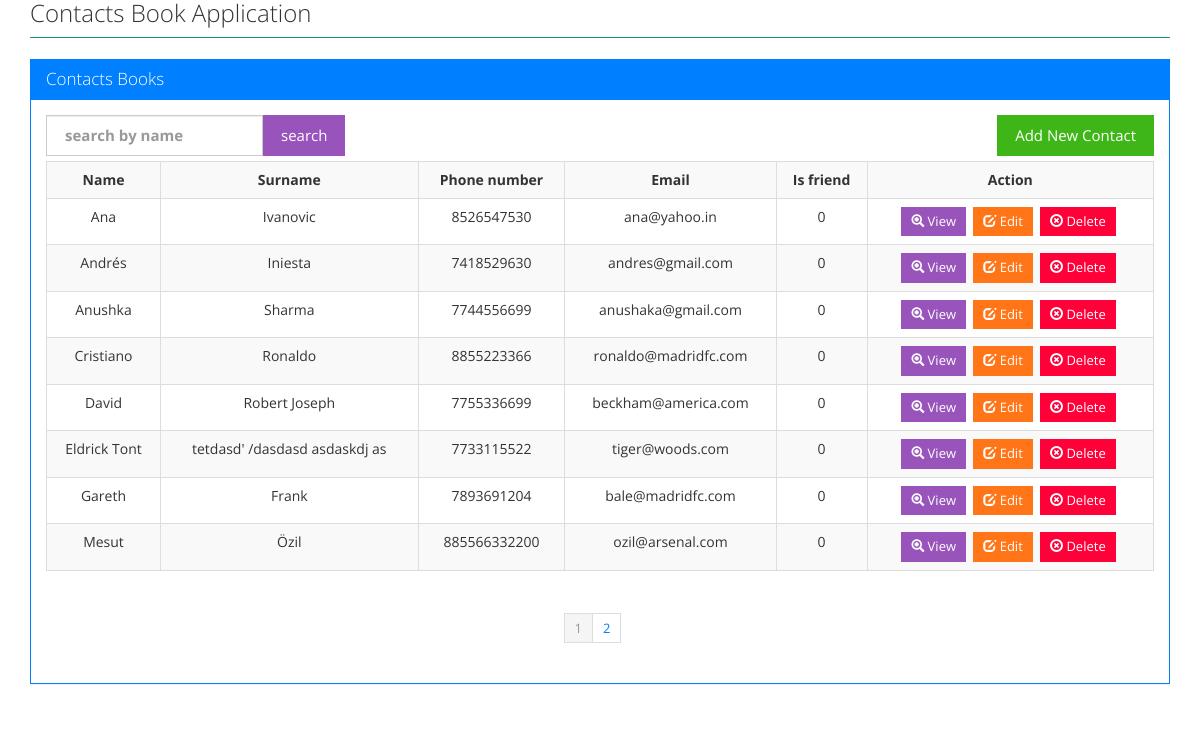
The page / on the database its author committed.
### tables this page shows
CREATE TABLE IF NOT EXISTS `tbl_contacts` (
  `id` int(11) NOT NULL AUTO_INCREMENT,
  `name` varchar(255) NOT NULL,
  `surname` varchar(255) NOT NULL,
  `phone_number` text NOT NULL,
  `email` varchar(255) NOT NULL,
  `address` varchar(255) DEFAULT NULL,
  `zip` varchar(255) NOT NULL,
  `city` varchar(255) NOT NULL,
  `is_friend` tinyint(1) NOT NULL,
  PRIMARY KEY (`id`)
);

### index.php (the view, shortened to what this page needs)
<?php
require_once './config.php';
include './header.php';
if (!(isset($_GET['pagenum']))) {
  $pagenum = 1;
} else {
  $pagenum = $_GET['pagenum'];
}
$page_limit = ($_GET["show"] <> "" && is_numeric($_GET["show"]) ) ? $_GET["show"] : 8;
try {
  $keyword = trim($_GET["keyword"]);
  if ($keyword <> "" ) {
    $sql = "SELECT * FROM tbl_contacts WHERE 1 AND "
            . " (name LIKE :keyword) ORDER BY name ";
    $stmt = $DB->prepare($sql);
    $stmt->bindValue(":keyword", $keyword."%");
  } else {
    $sql = "SELECT * FROM tbl_contacts WHERE 1 ORDER BY name ";
    $stmt = $DB->prepare($sql);
  }
  $stmt->execute();
  $total_count = count($stmt->fetchAll());
  $last = ceil($total_count / $page_limit);
  $lower_limit = ($pagenum - 1) * $page_limit;
  $lower_limit = ($lower_limit < 0) ? 0 : $lower_limit;
  $sql2 = $sql . " limit " . ($lower_limit) . " ,  " . ($page_limit) . " ";
  $stmt = $DB->prepare($sql2);
  $stmt->execute();
  $results = $stmt->fetchAll();
} catch (Exception $ex) {
  echo $ex->getMessage();
}
?>
<div class="row">
  <div class="panel panel-primary">
    <div class="panel-heading">
      <h3 class="panel-title">Contacts Books</h3>
    </div>
    <div class="panel-body">
      <div class="col-lg-12" style="padding-left: 0; padding-right: 0;" >
        <form action="index.php" method="get" >
        <div class="col-lg-6 pull-left"style="padding-left: 0;"  >
          <span class="pull-left">
            <label class="col-lg-12 control-label" for="keyword" style="padding-right: 0;">
              <input type="text" value="<?php echo $_GET["keyword"]; ?>" placeholder="search by name" id="" class="form-control" name="keyword" style="height: 41px;">
            </label>
            </span>
          <button class="btn btn-info">search</button>
        </div>
        </form>
        <div class="pull-right" ><a href="contacts.php"><button class="btn btn-success">Add New Contact</button></a></div>
      </div>
      <div class="clearfix"></div>
<?php if (count($results) > 0) { ?>
        <div class="table-responsive">
          <table class="table table-striped table-hover table-bordered ">
            <tbody><tr>
                <th>Name</th>
                <th>Surname</th>
                <th>Phone number</th>
                <th>Email</th>
                <th>Is friend</th>
                <th>Action</th>
              </tr>
  <?php foreach ($results as $res) { ?>
                <tr>
                  <td><?php echo $res["name"]; ?></td>
                  <td><?php echo $res["surname"]; ?></td>
                  <td><?php echo $res["phone_number"]; ?></td>
                  <td><?php echo $res["email"]; ?></td>
                  <td><?php echo $res["is_friend"]; ?></td>
                  <td>
                    <a href="view_contacts.php?cid=<?php echo $res["id"]; ?>"><button class="btn btn-sm btn-info"><span class="glyphicon glyphicon-zoom-in"></span> View</button></a>&nbsp;
                    <a href="contacts.php?m=update&cid=<?php echo $res["id"]; ?>&pagenum=<?php echo $_GET["pagenum"]; ?>"><button class="btn btn-sm btn-warning"><span class="glyphicon glyphicon-edit"></span> Edit</button></a>&nbsp;
                    <a href="process_form.php?mode=delete&cid=<?php echo $res["id"]; ?>&keyword=<?php echo $_GET["keyword"]; ?>&pagenum=<?php echo $_GET["pagenum"]; ?>" onclick="return confirm('Are you sure?')"><button class="btn btn-sm btn-danger"><span class="glyphicon glyphicon-remove-circle"></span> Delete</button></a>&nbsp;
                  </td>
                </tr>
  <?php } ?>
            </tbody></table>
        </div>
        <div class="col-lg-12 center">
          <ul class="pagination pagination-sm">
  <?php
  for ($i = 1; $i <= $last; $i++) {
    if ($i == $pagenum) {
      ?>
                <li class="active"><a href="javascript:void(0);" ><?php echo $i ?></a></li>
                <?php
              } else {
                ?>
                <li><a href="index.php?pagenum=<?php echo $i; ?>&keyword=<?php echo $_GET["keyword"]; ?>" class="links"  onclick="displayRecords('<?php echo $page_limit; ?>', '<?php echo $i; ?>');" ><?php echo $i ?></a></li>
                <?php
              }
            }
            ?>
          </ul>
        </div>
          <?php } else { ?>
        <div class="well well-lg">No contacts found.</div>
<?php } ?>
    </div>
  </div>
</div>

### header.php (shortened to what this page needs)
<!DOCTYPE html>
<html lang="en">
  <head>
    <link href="bootstrap/css/bootstrap.min.css" rel="stylesheet">
    <link href="style.css" rel="stylesheet">
  </head>
  <body>
    <div class="container mainbody">
      <div class="page-header">
        <h1>Contacts Book Application</h1>
      </div>

### style.css (style rules this page uses)
html, body { height: 100%; }
body { font-size: 14px; line-height: 18px; }
.mainbody { padding-bottom: 50px; min-height: 100%;overflow:hidden; }
.mainbody .row { margin: 0px; }
.page-header { margin-top: 0px; border-bottom: 1px solid #199467; padding-bottom: 0px; }
.page-header h1 { margin-top: 0px; font-size: 24px; }
.panel-body { width: 100%; margin: 0 auto; }
.col-lg-12 { padding-left: 0; }
.table-bordered > thead > tr > th, .table-bordered > tbody > tr > th, .table-bordered > tfoot > tr > th, .table-bordered > thead > tr > td, .table-bordered > tbody > tr > td, .table-bordered > tfoot > tr > td { text-align: center; }
.center { float:none; margin: 0 auto; text-align: center; }

### rows shown on the page
tbl_contacts: name "Ana", surname "Ivanovic", phone_number "8526547530", email "ana@yahoo.in", is_friend "0"
tbl_contacts: name "Andrés", surname "Iniesta", phone_number "7418529630", email "andres@gmail.com", is_friend "0"
tbl_contacts: name "Anushka", surname "Sharma", phone_number "7744556699", email "anushaka@gmail.com", is_friend "0"
tbl_contacts: name "Cristiano", surname "Ronaldo", phone_number "8855223366", email "ronaldo@madridfc.com", is_friend "0"
tbl_contacts: name "David", surname "Robert Joseph", phone_number "7755336699", email "beckham@america.com", is_friend "0"
tbl_contacts: name "Eldrick Tont", surname "tetdasd' /dasdasd asdaskdj as", phone_number "7733115522", email "tiger@woods.com", is_friend "0"
tbl_contacts: name "Gareth", surname "Frank", phone_number "7893691204", email "bale@madridfc.com", is_friend "0"
tbl_contacts: name "Mesut", surname "Özil", phone_number "885566332200", email "ozil@arsenal.com", is_friend "0"
